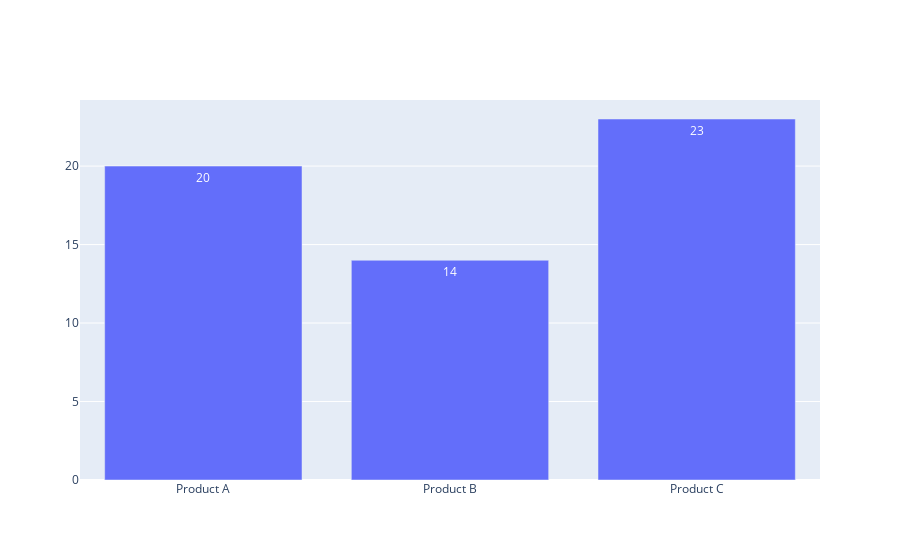

Here is the notebook cell this chart was saved with:
### Code cell
import plotly.graph_objects as go

x = ['Product A', 'Product B', 'Product C']
y = [20, 14, 23]

# Use textposition='auto' for direct text
fig = go.Figure(data=[go.Bar(
            x=x, y=y,
            text=y,
            textposition='auto',
        )])

fig.show()

### Figure 1 — Plotly figure (JSON) as saved in the notebook; plotly's stock layout.template omitted (floating-point values rounded to 4 significant figures)
{"data": [{"text": ["20", "14", "23"], "textposition": "auto", "type": "bar", "x": ["Product A", "Product B", "Product C"], "y": [20, 14, 23]}], "layout": {}}
